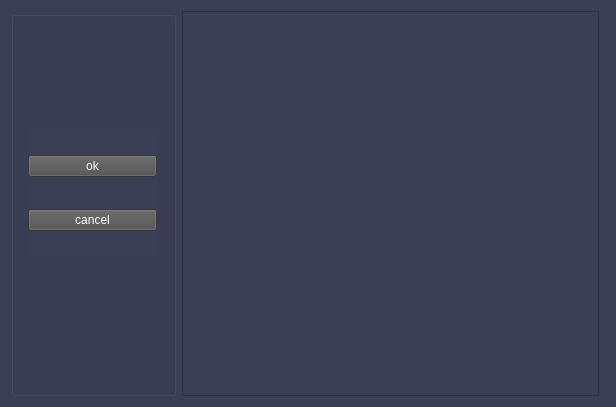
<?xml version="1.0" encoding="UTF-8"?>
<ui version="4.0">
 <class>subscribetodata</class>
 <widget class="QWidget" name="subscribetodata">
  <property name="geometry">
   <rect>
    <x>0</x>
    <y>0</y>
    <width>616</width>
    <height>407</height>
   </rect>
  </property>
  <property name="sizePolicy">
   <sizepolicy hsizetype="Preferred" vsizetype="Preferred">
    <horstretch>1</horstretch>
    <verstretch>1</verstretch>
   </sizepolicy>
  </property>
  <property name="windowTitle">
   <string extracomment="Choose available data streams">Subscribe to data</string>
  </property>
  <property name="whatsThis">
   <string extracomment="Choose available data streams"/>
  </property>
  <property name="styleSheet">
   <string notr="true">background-color: rgb(59, 63, 85);</string>
  </property>
  <layout class="QHBoxLayout" name="horizontalLayout">
   <item>
    <widget class="QGroupBox" name="groupBox_strategyInstructions">
     <property name="sizePolicy">
      <sizepolicy hsizetype="Fixed" vsizetype="Minimum">
       <horstretch>0</horstretch>
       <verstretch>0</verstretch>
      </sizepolicy>
     </property>
     <property name="minimumSize">
      <size>
       <width>165</width>
       <height>0</height>
      </size>
     </property>
     <property name="maximumSize">
      <size>
       <width>200</width>
       <height>16777215</height>
      </size>
     </property>
     <property name="baseSize">
      <size>
       <width>200</width>
       <height>0</height>
      </size>
     </property>
     <property name="styleSheet">
      <string notr="true">color:white;</string>
     </property>
     <property name="title">
      <string/>
     </property>
     <widget class="QWidget" name="">
      <property name="geometry">
       <rect>
        <x>17</x>
        <y>118</y>
        <width>129</width>
        <height>128</height>
       </rect>
      </property>
      <layout class="QVBoxLayout" name="verticalLayout">
       <item>
        <widget class="QPushButton" name="pushButton_ok">
         <property name="styleSheet">
          <string notr="true">color:white;
background-color: rgb(79, 79, 79);</string>
         </property>
         <property name="text">
          <string>ok</string>
         </property>
        </widget>
       </item>
       <item>
        <widget class="QPushButton" name="pushButton_cancel">
         <property name="styleSheet">
          <string notr="true">color:white;
background-color: rgb(79, 79, 79);</string>
         </property>
         <property name="text">
          <string>cancel</string>
         </property>
        </widget>
       </item>
      </layout>
     </widget>
    </widget>
   </item>
   <item>
    <widget class="QListView" name="listView">
     <property name="sizePolicy">
      <sizepolicy hsizetype="Expanding" vsizetype="Expanding">
       <horstretch>5</horstretch>
       <verstretch>5</verstretch>
      </sizepolicy>
     </property>
    </widget>
   </item>
   <item>
    <widget class="QSplitter" name="splitter">
     <property name="orientation">
      <enum>Qt::Vertical</enum>
     </property>
    </widget>
   </item>
  </layout>
 </widget>
 <resources/>
 <connections/>
</ui>
